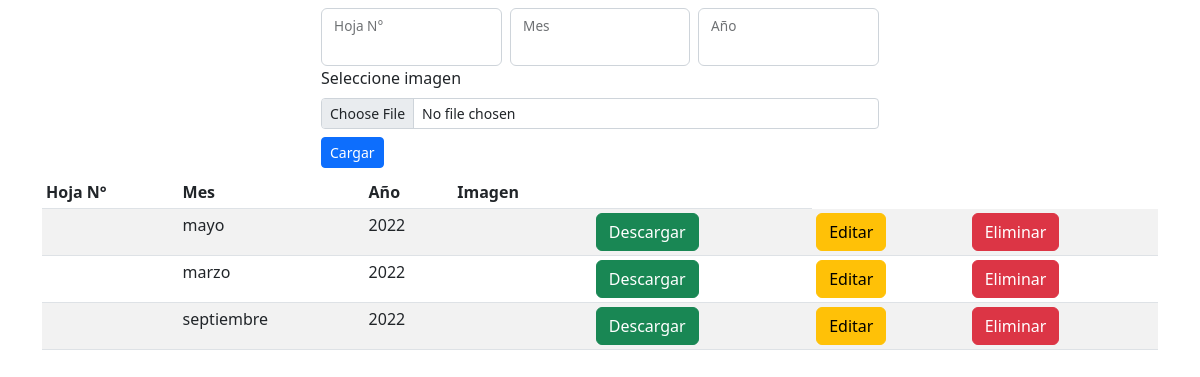
The app's page /login/AdminLTE-3.2.0/formimg.php, older data.
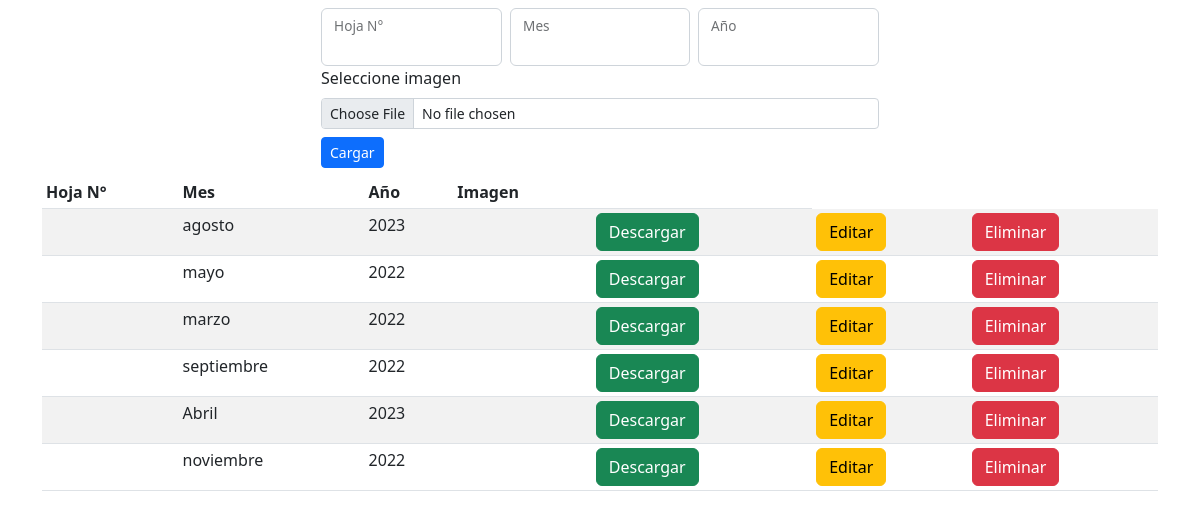
The same page, newer data.
### tables this page shows
CREATE TABLE `planilla` (
  `mes` varchar(15) NOT NULL,
  `anio` int(4) NOT NULL,
  `numero_exp` int(100) NOT NULL,
  `estado` int(1) DEFAULT 1,
  `id_plan` int(100) NOT NULL,
  `id_persona` int(11) NOT NULL
);

### login/AdminLTE-3.2.0/formimg.php (the view, shortened to what this page needs)
<!DOCTYPE html>
<html lang="en">
<head>
    <link rel="stylesheet" href="bootstrap/bootstrap.min.css">
</head>
<body>
    <div class="container">
        <form class="m-auto w-50 mt-2 mb-2" method="POST" enctype="multipart/form-data" action="cargaimg.php">
        <div class="row g-2">
  <div class="col-md">
    <div class="form-floating">
      <input type="numero" class="form-control"   name="hoja">
      <label for="floatingInputGrid">Hoja N°</label>
    </div>
  </div>
  <div class="col-md">
    <div class="form-floating">
      <input type="text" class="form-control"   name="mes">
      <label for="floatingInputGrid">Mes</label>
    </div>
  </div>
  <div class="col-md">
    <div class="form-floating">
      <input type="numero" class="form-control"  name="anio">
      <label for="floatingInputGrid">Año</label>
    </div>
  </div>
        </div>
            <div class="mb-2">
                <label class="form-label">Seleccione imagen</label>
                <input class='form-control form-control-sm' type="file" name="archivo">
            </div>
            <button class="btn btn-primary btn-sm">Cargar</button>
        </form>
        <div class="col-sm-12 col-md-12 col-lg-12 col-xl-12">
        <table class="table table-sm table-striped">
            <thead >
                <tr>
                    <th>Hoja N°</th>
                    <th>Mes</th>
                    <th>Año</th>
                    <th>Imagen</th>
                    <th ></th>
                </tr>
            </thead>
            <tbody>
                <?php
                require_once 'conexion.php';
                $query=mysqli_query($conn,"SELECT * FROM planilla");
                while($fila=mysqli_fetch_array($query))
                { ?>
                    <tr>
                    <td><?php echo $fila['hoja'];?></td>
                    <td><?php echo $fila['mes'];?></td>
                    <td><?php echo$fila['anio'];?></td>
                    <td><img src="<?php echo $fila['img'];?>" width=80px heigth=auto></td>
                    <td><a href="in_dex2.php?id=<?php echo $fila['id_img'];?>"><button class="btn btn-success btn-block" type="button">Descargar</button></a></td>
                    <td><a href="in_dex.php?id=<?php echo $fila['id_img'];?>"><button class="btn btn-warning btn-block" type="button">Editar</button></a></td>
                    <td><a href="eli_imagen.php?id=<?php echo $fila['id_img'];?>" onClick="return confirm('Seguro de esta acción? La <?php echo 'Hoja N°: '. $fila['hoja']. ' '; ?>será eliminado y una vez eliminado no se podrá recuperar')"><button class="btn btn-danger btn-block" type="button" >Eliminar</button></a></td>
                    </tr>
                    <?php
                }
                ?>
            </tbody>
        </table>
        </div>
    </div>
</body>
</html>

Row changes from the older to the newer data that the page shows:
added planilla: mes "agosto", anio "2023"
added planilla: mes "Abril", anio "2023"
added planilla: mes "noviembre", anio "2022"
